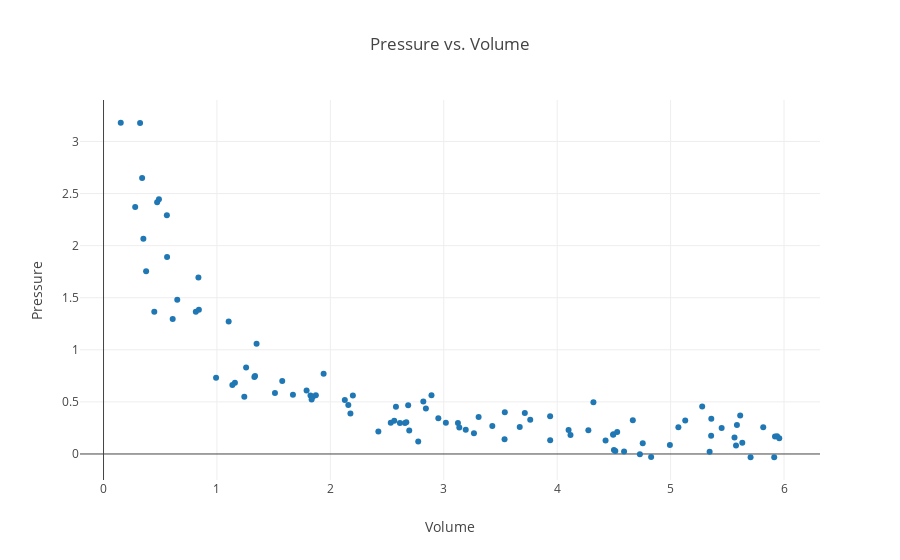

The notebook cell saved with this chart:
### Code cell
# Imports, special lines of code to help generate the graph.
import plotly.offline as py
from plotly.offline import init_notebook_mode, iplot
import plotly.graph_objs as go
import numpy as np
from numpy import random as rand
import math
init_notebook_mode(connected=True)

# Initialize data sets. This makes sure it does not graph old data from previous experiments.
gx = []
gy = []

# Constant multiple in Boyle's Law.
k = 1

# Boyle's Law is technically PV = k, where k is constant for that specific system, (It varies between systems.)
# and P1V1 = P2V2 is only a result of this relationship. Students do not need to learn this however.
# For simplicity k is set to 1.

# Randomly generate data based on user defined volume and number of trials.
for i in range(0, N):
    temp = np.random.random_sample() * volume
    
    # Prevent large outliers.
    # The limit is arbitrary, it is just so the graph looks nice and so the relationship is clearly defined.
    limit = np.random.random_sample() + 1
    while(k/temp > volume/limit):
        temp = np.random.random_sample() * volume
    
    # Adds standard deviation to points (For more info see Intro to Standard Deviation).
    outputx = rand.uniform(temp-(rand.random_sample()/3), temp+(rand.random_sample()/3))
    outputy = np.random.uniform((k/temp)-(np.random.random_sample()/3), (k/temp)+(np.random.random_sample()/3))
    
    # Add the values to the list of data.
    gx.append(outputx)
    gy.append(outputy)

# Organizes data.
trace = go.Scatter(x=gx, y=gy, mode='markers')

# Labels graph.
templayout = go.Layout(title='Pressure vs. Volume', xaxis=dict(title='Volume'), yaxis=dict(title='Pressure'))

# Renders graph. 
tempdata = [trace]
fig = go.Figure(data=tempdata, layout=templayout)
py.iplot(fig, filename='scatter-plot')

### Figure 1 — Plotly figure (JSON) as saved in the notebook; plotly's stock layout.template omitted (floating-point values rounded to 4 significant figures)
{"data": [{"mode": "markers", "type": "scatter", "uid": "ba2adf20-85f6-11e8-a3fa-28cfe9142f7f", "x": [4.427, 1.33, 1.825, 4.5, 2.686, 3.67, 2.696, 5.069, 5.921, 3.307, 1.872, 2.842, 5.939, 1.159, 4.101, 2.892, 3.538, 2.952, 4.828, 3.938, 2.177, 0.8137, 2.613, 4.994, 2.658, 0.1519, 3.018, 5.958, 5.45, 4.59, 0.6501, 0.3755, 1.136, 4.529, 5.129, 0.8408, 0.9924, 2.533, 0.8366, 3.762, 1.941, 3.428, 0.6098, 2.578, 1.349, 0.5584, 4.513, 3.266, 5.614, 1.241, 1.67, 2.128, 4.667, 0.3224, 2.423, 4.729, 2.158, 3.125, 5.359, 4.117, 5.914, 2.67, 1.79, 0.3512, 4.319, 1.336, 0.3404, 1.103, 0.4476, 3.715, 5.357, 5.344, 2.82, 1.257, 2.199, 4.754, 5.563, 1.576, 5.705, 5.632, 2.775, 3.938, 3.194, 4.493, 5.279, 3.536, 2.563, 1.845, 4.496, 0.4886, 4.275, 0.2792, 3.137, 1.835, 5.585, 1.512, 5.577, 0.4728, 5.817, 0.5604], "y": [0.1291, 0.7388, 0.5617, 0.03743, 0.4678, 0.2586, 0.2251, 0.2574, 0.1687, 0.3552, 0.5643, 0.4376, 0.1705, 0.6827, 0.2304, 0.5645, 0.3995, 0.3436, -0.02806, 0.361, 0.389, 1.366, 0.2969, 0.08505, 0.2963, 3.18, 0.3004, 0.1518, 0.2483, 0.02457, 1.48, 1.753, 0.6611, 0.21, 0.3208, 1.384, 0.7311, 0.299, 1.694, 0.3275, 0.7701, 0.2685, 1.296, 0.4543, 1.058, 2.293, 0.02922, 0.1992, 0.3696, 0.5488, 0.5691, 0.5187, 0.3237, 3.177, 0.2158, -0.003518, 0.4706, 0.2976, 0.339, 0.1823, -0.03143, 0.3053, 0.6095, 2.066, 0.4975, 0.7483, 2.648, 1.272, 1.366, 0.3935, 0.1745, 0.02089, 0.5035, 0.8291, 0.562, 0.1034, 0.1577, 0.7013, -0.03139, 0.1073, 0.1189, 0.1325, 0.2328, 0.1838, 0.4567, 0.1414, 0.3191, 0.5483, 0.1904, 2.446, 0.227, 2.37, 0.2542, 0.5222, 0.2771, 0.5853, 0.08058, 2.415, 0.2556, 1.89]}], "layout": {"title": "Pressure vs. Volume", "xaxis": {"title": "Volume"}, "yaxis": {"title": "Pressure"}}}
